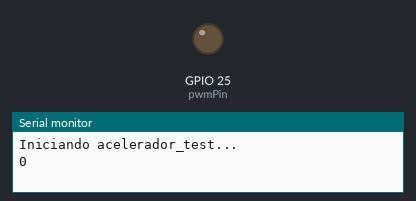
The sketch below on a simulated ESP32. Shown: output pins drawn as LEDs (lit = HIGH), the last lines printed to the serial monitor.

Above: at 0.05 s.
At 1.2 s:
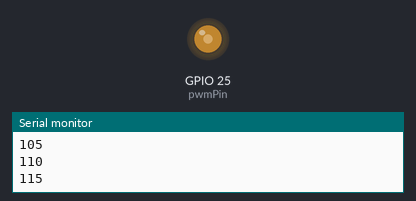
At 2.35 s:
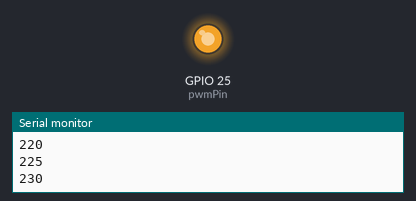
At 4.65 s:
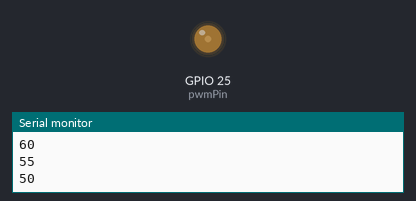
Timing chart, 0 to 6.6 s (numbered marks = the images above):
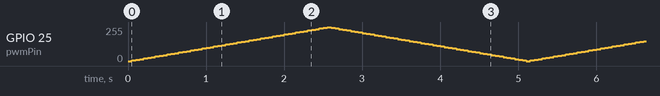

The sketch:

acelerador_test.ino
```cpp
// Configuración del pin de salida PWM
const int pwmPin = 25; // Pin GPIO que genera la señal PWM
const int pwmChannel = 0; // Canal del PWM (0 a 15 en ESP32)
const int pwmFreq = 1000; // Frecuencia del PWM en Hz
const int pwmResolution = 8; // Resolución del PWM en bits (8 bits = 0-255)

// Variables para controlar el aumento/disminución del valor PWM
int pwmValue = 0; // Valor actual de la señal PWM
int step = 5;     // Incremento/decremento del valor PWM

void setup() {
  // Configuración del canal PWM
  ledcSetup(pwmChannel, pwmFreq, pwmResolution);
  // Asignar el canal PWM al pin de salida
  ledcAttachPin(pwmPin, pwmChannel);

  // Inicializar comunicación serie para monitorear el estado
  Serial.begin(115200);
  Serial.println("Iniciando acelerador_test...");
}

void loop() {
  // Asignar el valor PWM al canal
  ledcWrite(pwmChannel, pwmValue);

  // Imprimir el valor PWM actual para monitoreo
  Serial.println(pwmValue);

  // Incrementar o decrementar el valor PWM
  pwmValue += step;

  // Invertir la dirección si llegamos al límite
  if (pwmValue >= 255 || pwmValue <= 0) {
    step = -step; // Cambia de incremento a decremento, o viceversa
  }

  // Retardo para suavizar el cambio
  delay(50); // Ajusta la velocidad de cambio (50 ms = 20 Hz de actualización)
}
```
